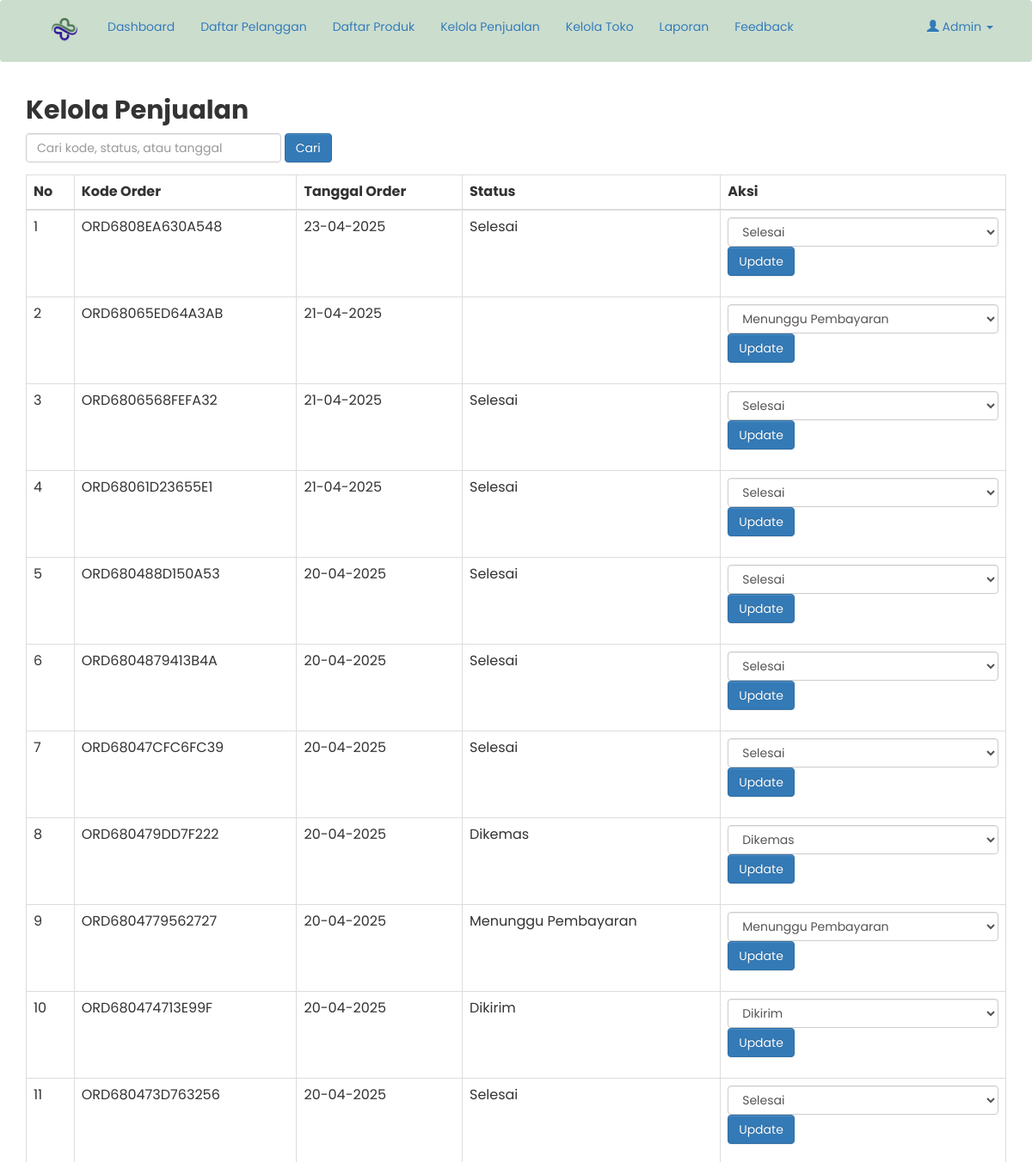
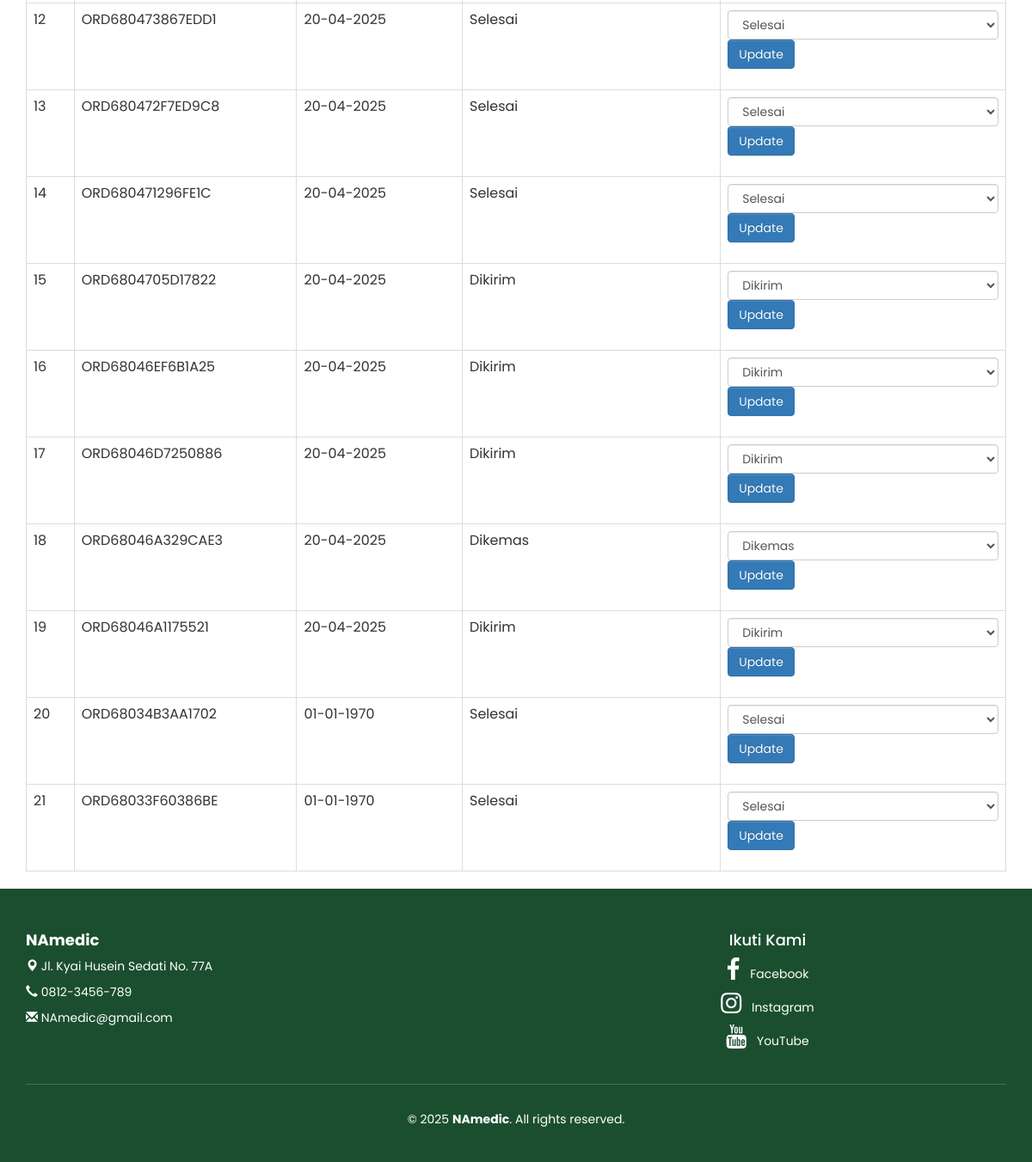
Page /admin/kelola_penjualan.php (signed in) on the committed database (2 pictures, top to bottom).
### tables this page shows
CREATE TABLE `pesanan` (
  `id` int(11) NOT NULL,
  `kode_order` varchar(50) DEFAULT NULL,
  `kode_customer` varchar(50) DEFAULT NULL,
  `pembayaran` enum('COD','BNI') DEFAULT NULL,
  `status_pesanan` enum('Menunggu Pembayaran','Dikemas','Dikirim','Selesai') DEFAULT NULL,
  `tanggal_order` datetime DEFAULT NULL
);

### admin/kelola_penjualan.php (the view, shortened to what this page needs)
<head>
</head>
<?php
include 'header.php';
include '../koneksi/koneksi.php';
$search = '';
if (isset($_GET['search']) && !empty($_GET['search'])) {
    $search = mysqli_real_escape_string($conn, $_GET['search']);
    $query = mysqli_query($conn, "SELECT * FROM pesanan
                                  WHERE kode_order LIKE '%$search%'
                                     OR status_pesanan LIKE '%$search%'
                                     OR tanggal_order LIKE '%$search%'
                                  ORDER BY tanggal_order DESC");
} else {
    $query = mysqli_query($conn, "SELECT * FROM pesanan ORDER BY tanggal_order DESC");
}
?>
<div class="container mt-4">
    <h2><b>Kelola Penjualan</b></h2>
    <form method="GET" class="form-inline mb-3 mt-3">
        <input type="text" name="search" class="form-control mr-2" placeholder="Cari kode, status, atau tanggal" value="<?= htmlspecialchars($search) ?>">
        <button type="submit" class="btn btn-primary">Cari</button>
    </form>
    <table class="table table-bordered">
        <thead class="thead-light">
            <tr>
                <th>No</th>
                <th>Kode Order</th>
                <th>Tanggal Order</th>
                <th>Status</th>
                <th>Aksi</th>
            </tr>
        </thead>
        <tbody>
            <?php
            $no = 1;
            if (mysqli_num_rows($query) > 0) {
                while ($order_data = mysqli_fetch_assoc($query)) {
            ?>
            <tr id="order-row-<?= $order_data['id']; ?>">
                <td><?= $no++; ?></td>
                <td><?= $order_data['kode_order']; ?></td>
                <td><?= date('d-m-Y', strtotime($order_data['tanggal_order'])); ?></td>
                <td id="status-<?= $order_data['id']; ?>"><?= $order_data['status_pesanan']; ?></td>
                <td>
                    <form class="update-status-form" data-order-id="<?= $order_data['id']; ?>">
                        <select name="status" class="form-control">
                            <option value="Menunggu Pembayaran" <?= ($order_data['status_pesanan'] == 'Menunggu Pembayaran') ? 'selected' : ''; ?>>Menunggu Pembayaran</option>
                            <option value="Dikemas" <?= ($order_data['status_pesanan'] == 'Dikemas') ? 'selected' : ''; ?>>Dikemas</option>
                            <option value="Dikirim" <?= ($order_data['status_pesanan'] == 'Dikirim') ? 'selected' : ''; ?>>Dikirim</option>
                            <option value="Selesai" <?= ($order_data['status_pesanan'] == 'Selesai') ? 'selected' : ''; ?>>Selesai</option>
                        </select>
                        <button type="submit" class="btn btn-primary mt-2">Update</button>
                    </form>
                </td>
            </tr>
            <?php
                }
            } else {
                echo "<tr><td colspan='5' class='text-center'>Tidak ada data ditemukan</td></tr>";
            }
            ?>
        </tbody>
    </table>
</div>
<?php include 'footer.php'; ?>

### css/style.css (style rules this page uses)
body { margin:0; padding: 0; }

### admin/kelola_penjualan.php (style rules this page uses)
body { font-family: 'Poppins', sans-serif; }
.form-inline input { width: 300px; }
.table th, .table td { vertical-align: middle; }

### rows in the picture
pesanan: kode_order "ORD6808EA630A548", tanggal_order "23-04-2025", status_pesanan "Selesai", status "Selesai"
pesanan: kode_order "ORD68065ED64A3AB", tanggal_order "21-04-2025"
pesanan: kode_order "ORD6806568FEFA32", tanggal_order "21-04-2025", status_pesanan "Selesai", status "Selesai"
pesanan: kode_order "ORD68061D23655E1", tanggal_order "21-04-2025", status_pesanan "Selesai", status "Selesai"
pesanan: kode_order "ORD680488D150A53", tanggal_order "20-04-2025", status_pesanan "Selesai", status "Selesai"
pesanan: kode_order "ORD6804879413B4A", tanggal_order "20-04-2025", status_pesanan "Selesai", status "Selesai"
pesanan: kode_order "ORD68047CFC6FC39", tanggal_order "20-04-2025", status_pesanan "Selesai", status "Selesai"
pesanan: kode_order "ORD680479DD7F222", tanggal_order "20-04-2025", status_pesanan "Dikemas", status "Dikemas"
pesanan: kode_order "ORD6804779562727", tanggal_order "20-04-2025", status_pesanan "Menunggu Pembayaran", status "Menunggu Pembayaran"
pesanan: kode_order "ORD680474713E99F", tanggal_order "20-04-2025", status_pesanan "Dikirim", status "Dikirim"
pesanan: kode_order "ORD680473D763256", tanggal_order "20-04-2025", status_pesanan "Selesai", status "Selesai"
pesanan: kode_order "ORD680473867EDD1", tanggal_order "20-04-2025", status_pesanan "Selesai", status "Selesai"
pesanan: kode_order "ORD680472F7ED9C8", tanggal_order "20-04-2025", status_pesanan "Selesai", status "Selesai"
pesanan: kode_order "ORD680471296FE1C", tanggal_order "20-04-2025", status_pesanan "Selesai", status "Selesai"
pesanan: kode_order "ORD6804705D17822", tanggal_order "20-04-2025", status_pesanan "Dikirim", status "Dikirim"
pesanan: kode_order "ORD68046EF6B1A25", tanggal_order "20-04-2025", status_pesanan "Dikirim", status "Dikirim"
pesanan: kode_order "ORD68046D7250886", tanggal_order "20-04-2025", status_pesanan "Dikirim", status "Dikirim"
pesanan: kode_order "ORD68046A329CAE3", tanggal_order "20-04-2025", status_pesanan "Dikemas", status "Dikemas"
pesanan: kode_order "ORD68046A1175521", tanggal_order "20-04-2025", status_pesanan "Dikirim", status "Dikirim"
pesanan: kode_order "ORD68034B3AA1702", tanggal_order "01-01-1970", status_pesanan "Selesai", status "Selesai"
pesanan: kode_order "ORD68033F60386BE", tanggal_order "01-01-1970", status_pesanan "Selesai", status "Selesai"
